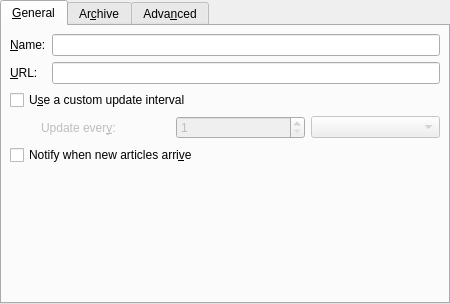
<?xml version="1.0" encoding="UTF-8"?>
<ui version="4.0">
 <class>Akregator::FeedPropertiesWidgetBase</class>
 <widget class="QWidget" name="Akregator::FeedPropertiesWidgetBase">
  <property name="geometry">
   <rect>
    <x>0</x>
    <y>0</y>
    <width>450</width>
    <height>304</height>
   </rect>
  </property>
  <property name="sizePolicy">
   <sizepolicy hsizetype="Preferred" vsizetype="Preferred">
    <horstretch>0</horstretch>
    <verstretch>0</verstretch>
   </sizepolicy>
  </property>
  <property name="windowTitle">
   <string>Feed Properties</string>
  </property>
  <layout class="QGridLayout">
   <property name="leftMargin">
    <number>0</number>
   </property>
   <property name="topMargin">
    <number>0</number>
   </property>
   <property name="rightMargin">
    <number>0</number>
   </property>
   <property name="bottomMargin">
    <number>0</number>
   </property>
   <property name="spacing">
    <number>6</number>
   </property>
   <item row="0" column="0">
    <widget class="QTabWidget" name="tabWidget2">
     <property name="sizePolicy">
      <sizepolicy hsizetype="Preferred" vsizetype="Preferred">
       <horstretch>0</horstretch>
       <verstretch>0</verstretch>
      </sizepolicy>
     </property>
     <property name="currentIndex">
      <number>0</number>
     </property>
     <widget class="QWidget" name="tab1">
      <attribute name="title">
       <string>&amp;General</string>
      </attribute>
      <layout class="QGridLayout">
       <property name="leftMargin">
        <number>8</number>
       </property>
       <property name="topMargin">
        <number>8</number>
       </property>
       <property name="rightMargin">
        <number>8</number>
       </property>
       <property name="bottomMargin">
        <number>8</number>
       </property>
       <property name="spacing">
        <number>6</number>
       </property>
       <item row="1" column="0">
        <widget class="QCheckBox" name="cb_updateInterval">
         <property name="text">
          <string>U&amp;se a custom update interval</string>
         </property>
        </widget>
       </item>
       <item row="2" column="0">
        <layout class="QHBoxLayout">
         <property name="spacing">
          <number>6</number>
         </property>
         <property name="leftMargin">
          <number>0</number>
         </property>
         <property name="topMargin">
          <number>0</number>
         </property>
         <property name="rightMargin">
          <number>0</number>
         </property>
         <property name="bottomMargin">
          <number>0</number>
         </property>
         <item>
          <spacer>
           <property name="orientation">
            <enum>Qt::Horizontal</enum>
           </property>
           <property name="sizeType">
            <enum>QSizePolicy::Fixed</enum>
           </property>
           <property name="sizeHint" stdset="0">
            <size>
             <width>31</width>
             <height>20</height>
            </size>
           </property>
          </spacer>
         </item>
         <item>
          <widget class="QLabel" name="updateLabel">
           <property name="enabled">
            <bool>false</bool>
           </property>
           <property name="text">
            <string>Update ever&amp;y:</string>
           </property>
           <property name="buddy">
            <cstring>updateSpinBox</cstring>
           </property>
          </widget>
         </item>
         <item>
          <widget class="QSpinBox" name="updateSpinBox">
           <property name="enabled">
            <bool>false</bool>
           </property>
           <property name="minimum">
            <number>1</number>
           </property>
          </widget>
         </item>
         <item>
          <widget class="KComboBox" name="updateComboBox">
           <property name="enabled">
            <bool>false</bool>
           </property>
          </widget>
         </item>
        </layout>
       </item>
       <item row="3" column="0">
        <widget class="QCheckBox" name="checkBox_useNotification">
         <property name="text">
          <string>Notify when new articles arri&amp;ve</string>
         </property>
        </widget>
       </item>
       <item row="0" column="0">
        <layout class="QGridLayout">
         <property name="leftMargin">
          <number>0</number>
         </property>
         <property name="topMargin">
          <number>0</number>
         </property>
         <property name="rightMargin">
          <number>0</number>
         </property>
         <property name="bottomMargin">
          <number>0</number>
         </property>
         <property name="spacing">
          <number>6</number>
         </property>
         <item row="1" column="0">
          <widget class="QLabel" name="textLabel3">
           <property name="text">
            <string>&amp;URL:</string>
           </property>
           <property name="buddy">
            <cstring>urlEdit</cstring>
           </property>
          </widget>
         </item>
         <item row="0" column="0">
          <widget class="QLabel" name="textLabel2">
           <property name="text">
            <string>&amp;Name:</string>
           </property>
           <property name="buddy">
            <cstring>feedNameEdit</cstring>
           </property>
          </widget>
         </item>
         <item row="0" column="1">
          <widget class="QLineEdit" name="feedNameEdit">
           <property name="sizePolicy">
            <sizepolicy hsizetype="Expanding" vsizetype="Fixed">
             <horstretch>1</horstretch>
             <verstretch>0</verstretch>
            </sizepolicy>
           </property>
           <property name="toolTip">
            <string>Display name of RSS column</string>
           </property>
          </widget>
         </item>
         <item row="1" column="1">
          <widget class="QLineEdit" name="urlEdit"/>
         </item>
        </layout>
       </item>
       <item row="4" column="0">
        <spacer>
         <property name="orientation">
          <enum>Qt::Vertical</enum>
         </property>
         <property name="sizeHint" stdset="0">
          <size>
           <width>20</width>
           <height>40</height>
          </size>
         </property>
        </spacer>
       </item>
      </layout>
     </widget>
     <widget class="QWidget" name="tab2">
      <attribute name="title">
       <string>Ar&amp;chive</string>
      </attribute>
      <layout class="QGridLayout">
       <property name="leftMargin">
        <number>8</number>
       </property>
       <property name="topMargin">
        <number>8</number>
       </property>
       <property name="rightMargin">
        <number>8</number>
       </property>
       <property name="bottomMargin">
        <number>8</number>
       </property>
       <property name="spacing">
        <number>6</number>
       </property>
       <item row="0" column="0">
        <widget class="QRadioButton" name="rb_globalDefault">
         <property name="text">
          <string>&amp;Use default settings</string>
         </property>
         <property name="checked">
          <bool>true</bool>
         </property>
        </widget>
       </item>
       <item row="3" column="0">
        <widget class="QRadioButton" name="rb_disableArchiving">
         <property name="text">
          <string>Di&amp;sable archiving</string>
         </property>
        </widget>
       </item>
       <item row="2" column="0">
        <layout class="QHBoxLayout">
         <property name="spacing">
          <number>6</number>
         </property>
         <property name="leftMargin">
          <number>0</number>
         </property>
         <property name="topMargin">
          <number>0</number>
         </property>
         <property name="rightMargin">
          <number>0</number>
         </property>
         <property name="bottomMargin">
          <number>0</number>
         </property>
         <item>
          <layout class="QVBoxLayout">
           <property name="spacing">
            <number>6</number>
           </property>
           <property name="leftMargin">
            <number>0</number>
           </property>
           <property name="topMargin">
            <number>0</number>
           </property>
           <property name="rightMargin">
            <number>0</number>
           </property>
           <property name="bottomMargin">
            <number>0</number>
           </property>
           <item>
            <layout class="QHBoxLayout">
             <property name="spacing">
              <number>6</number>
             </property>
             <property name="leftMargin">
              <number>0</number>
             </property>
             <property name="topMargin">
              <number>0</number>
             </property>
             <property name="rightMargin">
              <number>0</number>
             </property>
             <property name="bottomMargin">
              <number>0</number>
             </property>
             <item>
              <widget class="QRadioButton" name="rb_limitArticleNumber">
               <property name="text">
                <string>Limit archi&amp;ve to:</string>
               </property>
              </widget>
             </item>
             <item>
              <widget class="KPluralHandlingSpinBox" name="sb_maxArticleNumber">
               <property name="enabled">
                <bool>false</bool>
               </property>
               <property name="maximum">
                <number>999999999</number>
               </property>
               <property name="value">
                <number>1000</number>
               </property>
              </widget>
             </item>
            </layout>
           </item>
           <item>
            <layout class="QHBoxLayout">
             <property name="spacing">
              <number>6</number>
             </property>
             <property name="leftMargin">
              <number>0</number>
             </property>
             <property name="topMargin">
              <number>0</number>
             </property>
             <property name="rightMargin">
              <number>0</number>
             </property>
             <property name="bottomMargin">
              <number>0</number>
             </property>
             <item>
              <widget class="QRadioButton" name="rb_limitArticleAge">
               <property name="text">
                <string>&amp;Delete articles older than:</string>
               </property>
              </widget>
             </item>
             <item>
              <widget class="KPluralHandlingSpinBox" name="sb_maxArticleAge">
               <property name="enabled">
                <bool>false</bool>
               </property>
               <property name="maximum">
                <number>999999999</number>
               </property>
               <property name="value">
                <number>30</number>
               </property>
              </widget>
             </item>
            </layout>
           </item>
          </layout>
         </item>
         <item>
          <spacer>
           <property name="orientation">
            <enum>Qt::Horizontal</enum>
           </property>
           <property name="sizeType">
            <enum>QSizePolicy::Expanding</enum>
           </property>
           <property name="sizeHint" stdset="0">
            <size>
             <width>99</width>
             <height>20</height>
            </size>
           </property>
          </spacer>
         </item>
        </layout>
       </item>
       <item row="4" column="0">
        <spacer>
         <property name="orientation">
          <enum>Qt::Vertical</enum>
         </property>
         <property name="sizeHint" stdset="0">
          <size>
           <width>20</width>
           <height>40</height>
          </size>
         </property>
        </spacer>
       </item>
       <item row="1" column="0">
        <widget class="QRadioButton" name="rb_keepAllArticles">
         <property name="text">
          <string>&amp;Keep all articles</string>
         </property>
        </widget>
       </item>
      </layout>
     </widget>
     <widget class="QWidget" name="tab3">
      <attribute name="title">
       <string>Adva&amp;nced</string>
      </attribute>
      <layout class="QGridLayout">
       <property name="leftMargin">
        <number>8</number>
       </property>
       <property name="topMargin">
        <number>8</number>
       </property>
       <property name="rightMargin">
        <number>8</number>
       </property>
       <property name="bottomMargin">
        <number>8</number>
       </property>
       <property name="spacing">
        <number>6</number>
       </property>
       <item row="1" column="0">
        <spacer>
         <property name="orientation">
          <enum>Qt::Vertical</enum>
         </property>
         <property name="sizeHint" stdset="0">
          <size>
           <width>414</width>
           <height>141</height>
          </size>
         </property>
        </spacer>
       </item>
       <item row="0" column="0">
        <layout class="QGridLayout">
         <property name="spacing">
          <number>6</number>
         </property>
         <property name="leftMargin">
          <number>0</number>
         </property>
         <property name="topMargin">
          <number>0</number>
         </property>
         <property name="rightMargin">
          <number>0</number>
         </property>
         <property name="bottomMargin">
          <number>0</number>
         </property>
         <item row="0" column="0">
          <widget class="QCheckBox" name="checkBox_loadWebsite">
           <property name="text">
            <string>Load the &amp;full website when reading articles</string>
           </property>
          </widget>
         </item>
         <item row="1" column="0">
          <widget class="QCheckBox" name="checkBox_markRead">
           <property name="text">
            <string>Mar&amp;k articles as read when they arrive</string>
           </property>
          </widget>
         </item>
         <item row="2" column="0">
          <widget class="QLabel" name="textLabel4">
           <property name="text">
            <string>Time offset:</string>
           </property>
           <property name="buddy">
            <cstring>timeEdit_timeOffset</cstring>
           </property>
          </widget>
         </item>
         <item row="2" column="1">
          <widget class="QTimeEdit" name="timeEdit_timeOffset">
          </widget>
         </item>
        </layout>
       </item>
      </layout>
     </widget>
    </widget>
   </item>
  </layout>
 </widget>
 <customwidgets>
  <customwidget>
   <class>KComboBox</class>
   <extends>QComboBox</extends>
   <header>kcombobox.h</header>
  </customwidget>
  <customwidget>
   <class>KPluralHandlingSpinBox</class>
   <extends>QSpinBox</extends>
   <header>kpluralhandlingspinbox.h</header>
  </customwidget>
 </customwidgets>
 <resources/>
 <connections/>
</ui>
